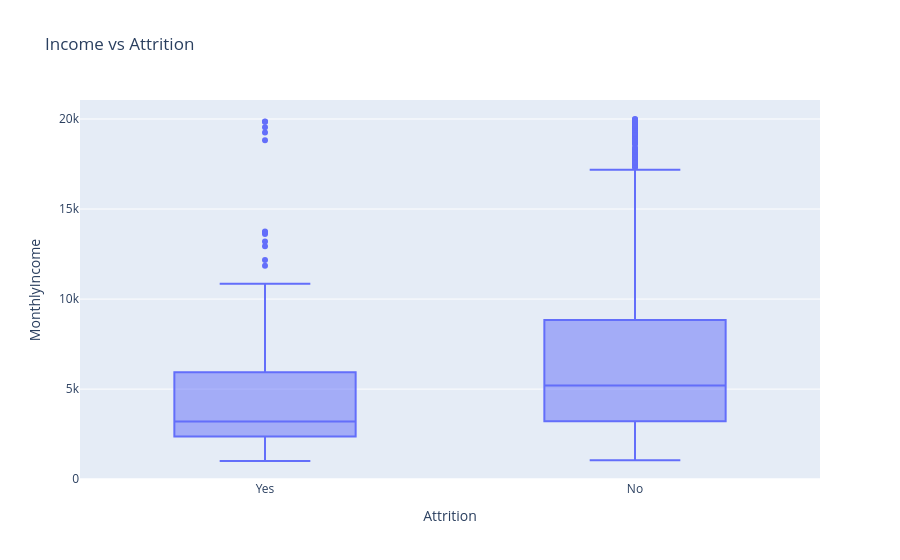

The code cell stored with this chart in its notebook:
### Code cell
fig.show()

### Figure 1 — Plotly figure (JSON) as saved in the notebook; plotly's stock layout.template omitted (floating-point values rounded to 4 significant figures; data arrays with more than 128 entries replaced by an {"elided": "..."} marker saying what was removed)
{"data": [{"alignmentgroup": "True", "hovertemplate": "Attrition=%{x}<br>MonthlyIncome=%{y}<extra></extra>", "legendgroup": "", "marker": {"color": "#636efa"}, "name": "", "notched": false, "offsetgroup": "", "orientation": "v", "showlegend": false, "type": "box", "x": {"elided": "1470 str values"}, "x0": " ", "xaxis": "x", "y": {"elided": "1470 int values"}, "y0": " ", "yaxis": "y"}], "layout": {"boxmode": "group", "legend": {"tracegroupgap": 0}, "title": {"text": "Income vs Attrition"}, "xaxis": {"anchor": "y", "domain": [0, 1], "title": {"text": "Attrition"}}, "yaxis": {"anchor": "x", "domain": [0, 1], "title": {"text": "MonthlyIncome"}}}}
